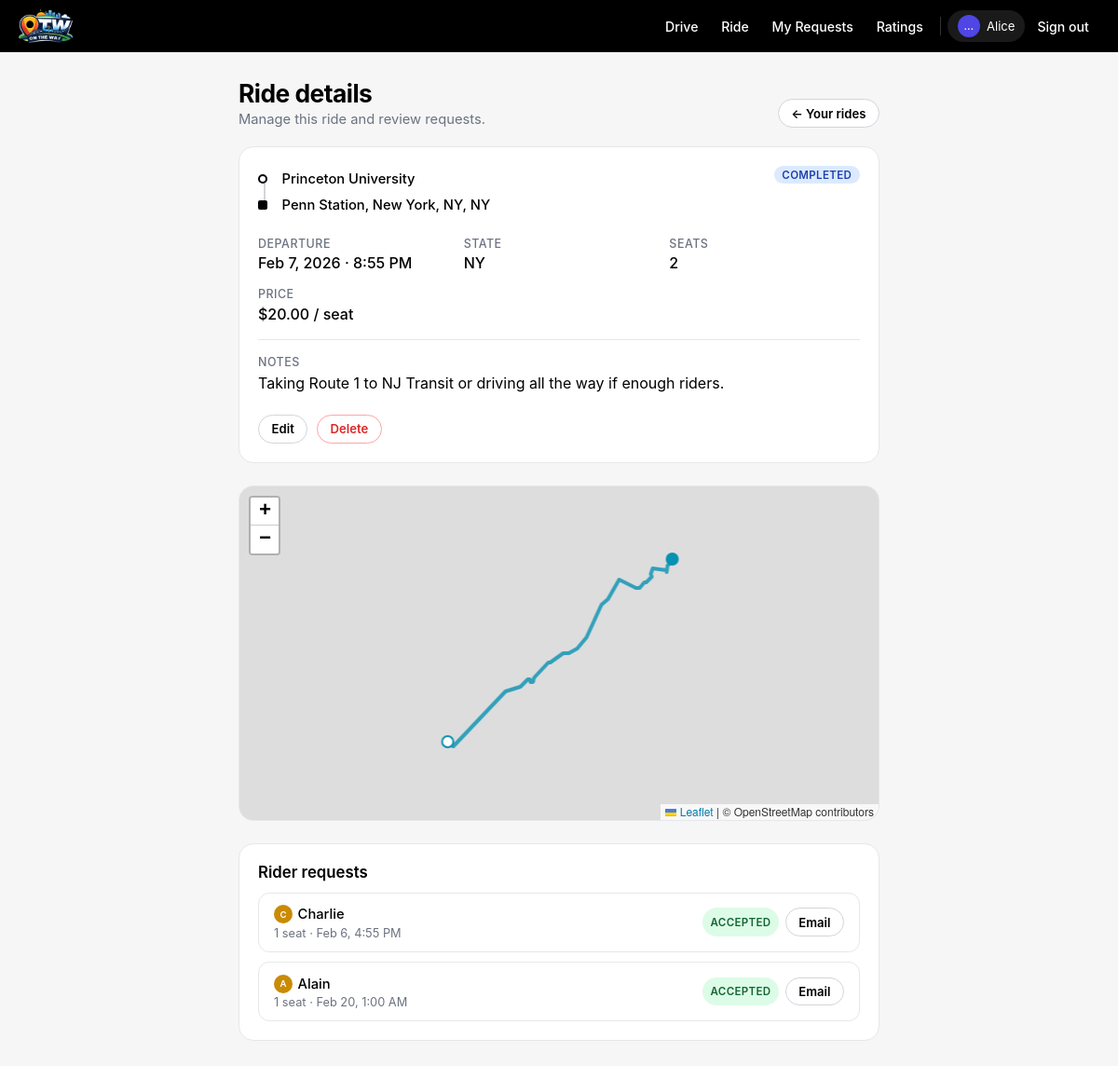
Screenshot of /rides/11/ (signed in) with the database file from the repository.
### rides/models.py (models this page shows, shortened)
class Ride(models.Model):
    class Status(models.TextChoices):
        OPEN = "open", "Open"
        FULL = "full", "Full"
        COMPLETED = "completed", "Completed"
        CANCELLED = "cancelled", "Cancelled"
    driver = models.ForeignKey(
        settings.AUTH_USER_MODEL,
        on_delete=models.CASCADE,
        related_name="driven_rides",
    )
    origin = models.CharField(max_length=256)
    destination = models.CharField(max_length=256)
    destination_state = models.CharField(max_length=2, blank=True, default="")
    departure_time = models.DateTimeField()
    arrival_time_estimate = models.DateTimeField(blank=True, null=True)
    origin_lat = models.FloatField(blank=True, null=True)
    origin_lng = models.FloatField(blank=True, null=True)
    dest_lat = models.FloatField(blank=True, null=True)
    dest_lng = models.FloatField(blank=True, null=True)
    route_polyline = models.TextField(blank=True, default="")
    route_duration = models.IntegerField(blank=True, null=True)  # seconds
    max_detour_minutes = models.IntegerField(default=5)
    total_seats = models.PositiveSmallIntegerField()
    price_per_seat = models.DecimalField(
        max_digits=6, decimal_places=2, blank=True, null=True
    )
    notes = models.TextField(blank=True)
    status = models.CharField(
        max_length=16, choices=Status.choices, default=Status.OPEN
    )
    created_at = models.DateTimeField(auto_now_add=True)
    updated_at = models.DateTimeField(auto_now=True)

class RideRequest(models.Model):
    class Status(models.TextChoices):
        PENDING = "pending", "Pending"
        ACCEPTED = "accepted", "Accepted"
        REJECTED = "rejected", "Rejected"
        CANCELLED = "cancelled", "Cancelled"
    ride = models.ForeignKey(
        Ride,
        on_delete=models.CASCADE,
        related_name="requests",
    )
    rider = models.ForeignKey(
        settings.AUTH_USER_MODEL,
        on_delete=models.CASCADE,
        related_name="ride_requests",
    )
    seats_requested = models.PositiveSmallIntegerField(default=1)
    status = models.CharField(
        max_length=16, choices=Status.choices, default=Status.PENDING
    )
    created_at = models.DateTimeField(auto_now_add=True)
    updated_at = models.DateTimeField(auto_now=True)
    class Meta:
        unique_together = ("ride", "rider")

class Profile(models.Model):
    user = models.OneToOneField(
        settings.AUTH_USER_MODEL,
        on_delete=models.CASCADE,
        related_name="profile",
    )
    bio = models.TextField(blank=True, default="")
    avatar_color = models.CharField(max_length=7, blank=True, default="")
    @property
    def initial(self):
        name = self.user.first_name or self.user.username
        return name[0].upper() if name else "?"

### rides/views.py (the view)
# urls.py: path("<int:pk>/", views.ride_detail, name="ride_detail"),
@login_required
def ride_detail(request, pk):
    try:
        ride = Ride.objects.select_related("driver", "driver__profile").get(pk=pk, driver=request.user)
    except Ride.DoesNotExist:
        messages.error(request, "That ride was not found or you don't have access to it.")
        return redirect("rides:index")
    ride_json = json.dumps([_ride_to_map_json(ride)])
    return render(
        request,
        "ride_detail.html",
        {"ride": ride, "ride_json": ride_json, "now": timezone.now()},
    )

### rides/templatetags/profile_tags.py (called while the page is built)
def _get_profile_data(user):
    from rides.models import Profile
    try:
        profile = user.profile
    except (Profile.DoesNotExist, Exception):
        try:
            profile, _ = Profile.objects.get_or_create(user=user)
        except Exception:
            name = getattr(user, "first_name", "") or getattr(user, "username", "?")
            return name[0].upper() if name else "?", _COLORS[0]
    initial = profile.initial
    color = profile.avatar_color or _COLORS[user.pk % len(_COLORS)]
    return initial, color

@register.simple_tag
def user_chip(user):
    if not user:
        return ""
    initial, color = _get_profile_data(user)
    name = user.first_name or user.username
    return format_html(
        '<a href="/rides/profile/{uid}/" class="user-chip">'
        '<span class="user-chip-avatar" style="background:{color};">{initial}</span>'
        '<span>{name}</span>'
        '</a>',
        uid=user.pk,
        color=color,
        initial=initial,
        name=name,
    )

### rides/views.py (called while the page is built)
def _get_driver_color(driver):
    from .models import AVATAR_COLORS
    try:
        return driver.profile.avatar_color or AVATAR_COLORS[driver.pk % len(AVATAR_COLORS)]
    except Exception:
        return AVATAR_COLORS[driver.pk % len(AVATAR_COLORS)]

def _ride_to_map_json(ride, color=None, detour_min=None):
    data = {
        "origin_lat": ride.origin_lat,
        "origin_lng": ride.origin_lng,
        "dest_lat": ride.dest_lat,
        "dest_lng": ride.dest_lng,
        "driver": ride.driver.first_name or ride.driver.username,
        "origin": ride.origin,
        "destination": ride.destination,
        "price": f"${ride.price_per_seat}/seat" if ride.price_per_seat else "Free",
        "color": color or _get_driver_color(ride.driver),
    }
    if ride.route_polyline:
        data["polyline"] = ride.route_polyline
    if detour_min is not None:
        data["detour_min"] = detour_min
    return data

### rides/templates/ride_detail.html (shortened to what this page needs)
{% extends "base.html" %}
{% load profile_tags %}
{% block content %}
<div class="page-header">
  <div>
    <h1 class="page-title">Ride details</h1>
    <p class="page-subtitle">Manage this ride and review requests.</p>
  </div>
  <div>
    <a href="{% url 'rides:index' %}" class="btn-secondary btn-sm">&larr; Your rides</a>
  </div>
</div>
<div class="card">
  <div class="ride-detail-header">
    <div class="ride-route">
      <div class="route-point">
        <span class="route-dot"></span>
        <span class="route-value">{{ ride.origin }}</span>
      </div>
      <div class="route-point">
        <span class="route-dot end"></span>
        <span class="route-value">{{ ride.destination }}{% if ride.destination_state %}, {{ ride.destination_state }}{% endif %}</span>
      </div>
    </div>
    <span class="badge badge-{{ ride.status }}">{{ ride.get_status_display }}</span>
  </div>
  <div class="ride-detail-grid">
    <div class="ride-detail-item">
      <h3>Departure</h3>
      <p>{{ ride.departure_time|date:"M j, Y" }} &middot; {{ ride.departure_time|time:"g:i A" }}</p>
    </div>
    <div class="ride-detail-item">
      <h3>State</h3>
      <p>{{ ride.destination_state|default:"--" }}</p>
    </div>
    <div class="ride-detail-item">
      <h3>Seats</h3>
      <p>{{ ride.total_seats }}</p>
    </div>
    <div class="ride-detail-item">
      <h3>Price</h3>
      <p>{% if ride.price_per_seat %}${{ ride.price_per_seat }} / seat{% else %}Free{% endif %}</p>
    </div>
  </div>
  {% if ride.notes %}
    <div class="ride-notes">
      <h3>Notes</h3>
      <p>{{ ride.notes }}</p>
    </div>
  {% endif %}
  <div class="detail-actions">
    <a href="{% url 'rides:edit_ride' pk=ride.pk %}" class="btn-secondary btn-sm">Edit</a>
    <a href="{% url 'rides:delete_ride' pk=ride.pk %}" class="btn-danger btn-sm">Delete</a>
  </div>
</div>
<div class="ride-map mt-lg" data-rides="{{ ride_json }}"></div>
<div class="card mt-lg">
  <h2 class="section-title">Rider requests</h2>
  {% if ride.requests.all %}
    <div class="card-list">
      {% for req in ride.requests.all %}
        <div class="request-card">
          <div class="request-info">
            <span class="request-name">{% user_chip req.rider %}</span>
            <span class="request-detail">
              {{ req.seats_requested }} seat{{ req.seats_requested|pluralize }}
              &middot; {{ req.created_at|date:"M j, g:i A" }}
            </span>
          </div>
          <div class="request-actions">
            {% if req.status == "pending" %}
              <form method="post" action="{% url 'rides:accept_request' pk=ride.pk req_pk=req.pk %}" style="display:inline;">
                {% csrf_token %}
                <button type="submit" class="btn-primary btn-sm">Accept</button>
              </form>
              <form method="post" action="{% url 'rides:reject_request' pk=ride.pk req_pk=req.pk %}" style="display:inline;">
                {% csrf_token %}
                <button type="submit" class="btn-danger btn-sm">Reject</button>
              </form>
            {% else %}
              <span class="badge badge-{{ req.status }}">{{ req.get_status_display }}</span>
              {% if req.status == "accepted" %}
                <a href="mailto:{{ req.rider.email }}" class="btn-secondary btn-sm">Email</a>
              {% endif %}
            {% endif %}
          </div>
        </div>
      {% endfor %}
    </div>
  {% else %}
    <p style="color:#6b7280; margin:0;">No requests yet. Riders will appear here once they find your ride.</p>
  {% endif %}
</div>
{% endblock %}

### templates/base.html (shortened to what this page needs)
{% load static %}
<!DOCTYPE html>
<html lang="en">
  <head>
    <link rel="stylesheet" href="{% static 'styles.css' %}">
    <link rel="stylesheet" href="https://unpkg.com/leaflet@1.9.4/dist/leaflet.css" />
    <link rel="stylesheet" href="https://cdn.jsdelivr.net/npm/flatpickr/dist/flatpickr.min.css" />
  </head>
  <body>
    <div class="app-shell">
      <header class="app-header">
        <div class="app-header-left">
          <img src="{% static 'OTWlogo.jpg' %}" alt="OnTheWay" class="logo" />
        </div>
        <div class="app-header-right">
          {% if user.is_authenticated %}
            <a href="{% url 'rides:index' %}" class="nav-link">Drive</a>
            <a href="{% url 'rides:rider_search' %}" class="nav-link">Ride</a>
            <a href="{% url 'rides:my_requests' %}" class="nav-link">My Requests</a>
            <a href="{% url 'rides:ratings' %}" class="nav-link">Ratings</a>
            <a href="{% url 'rides:my_profile' %}" class="user-pill">
              <span class="user-avatar">{{ user.first_name|default:user.username|truncatechars:1 }}</span>
              <span>{{ user.first_name|default:user.username }}</span>
            </a>
            <a href="{% url 'logout' %}" class="nav-link">Sign out</a>
          {% else %}
            <a href="{% url 'login' %}" class="nav-link">Sign in</a>
            <a href="{% url 'signup' %}" class="nav-link" style="background:rgba(255,255,255,.15);">Sign up</a>
          {% endif %}
        </div>
      </header>
      <main class="app-main">
        {% block content %}
        {% endblock %}
      </main>
    </div>
  </body>
</html>

### rows the page displays
Ride: origin "Princeton University", destination "Penn Station, New York, NY", destination_state "NY", status "COMPLETED", departure_time "Feb 7, 2026", departure_time "8:55 PM", total_seats "2", price_per_seat "20.00", notes "Taking Route 1 to NJ Transit or driving all the way if enough riders."
RideRequest: rider.avatar_color "C Charlie", seats_requested "1", created_at "Feb 6, 4:55 PM", status "ACCEPTED"
RideRequest: rider.avatar_color "A Alain", seats_requested "1", created_at "Feb 20, 1:00 AM", status "ACCEPTED"

### other values shown
{{ user.first_name|default:user.username|truncatechars:1 }} "…"
{{ user.first_name|default:user.username }} "Alice"
